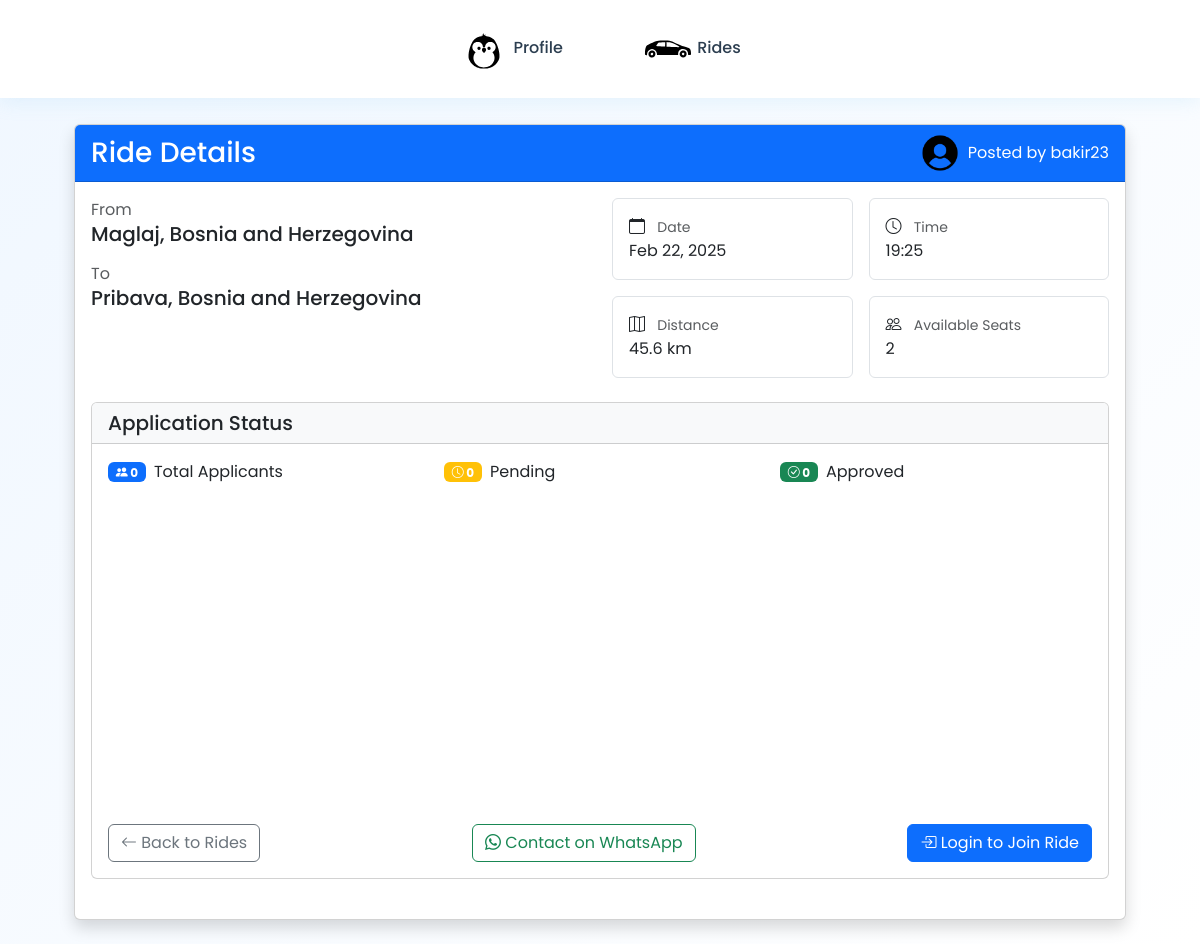
The page /rides/apply_for_ride/32/ on the database its author committed.
### base/models.py (models this page shows)
class User(AbstractUser):
    level = models.ForeignKey(UserLevel, on_delete=models.SET_NULL, null=True)
    km_passed = models.IntegerField(default=0)
    number_of_rides = models.IntegerField(default=0)
    profile_description = models.TextField(blank=True, null=True)
    phone_number_user = models.TextField(
        null=True,
        blank=True,
        default='387603067074',
        unique=False  # Explicitly set unique=False
    )
    path_to_profile_picture = models.CharField(default = "", max_length=20, null=True)
    class Meta:
        verbose_name = 'User'
        verbose_name_plural = 'Users'

class Ride(models.Model):
    start = models.CharField(max_length=50)
    end = models.CharField (max_length=50)
    distance = models.DecimalField(max_digits=10, decimal_places=2, default=0.00)
    travelers = models.IntegerField(default=1)
    duration = models.DurationField(null=True, blank=True)
    created_on = models.DateTimeField(default=timezone.now)  # Changed from auto_now_add
    start_date = models.DateTimeField(default=timezone.now)
    STATUS_CHOICES = [
        ('PREPARING', 'Preparing'),
        ('FINISHED', 'Finished'),
        ('CANCELED', 'Canceled'),
    ]
    status = models.CharField(
        max_length=10,
        choices=STATUS_CHOICES,
        default='PREPARING'
    )
    origin_place_id = models.CharField(max_length=255, null=True)
    origin_latitude = models.FloatField(default=0)
    origin_longitude = models.FloatField(default=0)
    destination_place_id = models.CharField(max_length=255, null=True)
    destination_latitude = models.FloatField(default=0)
    destination_longitude = models.FloatField(default=0)
    distance_km = models.FloatField(default=0)
    duration_text = models.CharField(max_length=100, null=True)
    selected_route_index = models.IntegerField(default=0)
    selected_route_polyline = models.TextField(default='')

### rides/views.py (the view)
# urls.py: path('apply_for_ride/<int:ride_id>/', ApplyForRideView.as_view(), name='apply_for_ride'),
class ApplyForRideView(DetailView):
    model = Ride
    template_name = 'apply.html'
    context_object_name = 'ride'
    pk_url_kwarg = 'ride_id'
    def get_object(self):
        return Ride.objects.annotate(
            applicant_count=Count('applications'),
            pending_count=Count('applications', filter=Q(applications__status='PENDING')),
            approved_count=Count('applications', filter=Q(applications__status='APPROVED'))
        ).get(pk=self.kwargs['ride_id'])
    def get_context_data(self, **kwargs):
        context = super().get_context_data(**kwargs)
        ride = self.get_object()
        print(f"DEBUG: Ride ID: {ride.id}")
        print(f"DEBUG: Applicant count: {ride.applicant_count}")
        print(f"DEBUG: Pending count: {ride.pending_count}")
        print(f"DEBUG: Approved count: {ride.approved_count}")
        driver_association = ride.riders.filter(is_driver=True).first()
        if driver_association:
            context['driver'] = driver_association.user
        else:
            context['driver'] = None
        return context

### rides/templates/apply.html (shortened to what this page needs)
{% extends 'base.html' %}
{% load static %}
{% block content %}
<div class="container py-4">
    <div class="card shadow">
        <div class="card-header bg-primary text-white d-flex justify-content-between align-items-center">
            <h3 class="mb-0">Ride Details</h3>
            <div class="d-flex align-items-center">
                {% if driver.path_to_profile_picture %}
                <img src="{% static 'base/profile_pictures/'|add:driver.path_to_profile_picture|default:'base/profile_pictures/default_avatar.png' %}"
                class="rounded-circle me-2"
                width="40"
                height="40"
                alt="Driver photo">
                {% else %}
                <img src="{% static 'base/profile_pictures/default_picture.png' %}"
                class="rounded-circle me-2"
                width="40"
                height="40"
                alt="Driver photo">
                {% endif %}
                <span>Posted by {{ driver.username }}</span>
            </div>
        </div>
        <div class="card-body">
            <div class="row mb-4">
                <div class="col-md-6">
                    <div class="mb-3">
                        <label class="text-muted">From</label>
                        <h5>{{ ride.start }}</h5>
                    </div>
                    <div>
                        <label class="text-muted">To</label>
                        <h5>{{ ride.end }}</h5>
                    </div>
                </div>
                <div class="col-md-6">
                    <div class="row g-3">
                        <div class="col-6">
                            <div class="p-3 border rounded">
                                <i class="bi bi-calendar me-2"></i>
                                <small class="text-muted">Date</small>
                                <div>{{ ride.start_date|date:"M d, Y" }}</div>
                            </div>
                        </div>
                        <div class="col-6">
                            <div class="p-3 border rounded">
                                <i class="bi bi-clock me-2"></i>
                                <small class="text-muted">Time</small>
                                <div>{{ ride.start_date|time:"H:i" }}</div>
                            </div>
                        </div>
                        <div class="col-6">
                            <div class="p-3 border rounded">
                                <i class="bi bi-map me-2"></i>
                                <small class="text-muted">Distance</small>
                                <div>{{ ride.distance_km|floatformat:1 }} km</div>
                            </div>
                        </div>
                        <div class="col-6">
                            <div class="p-3 border rounded">
                                <i class="bi bi-people me-2"></i>
                                <small class="text-muted">Available Seats</small>
                                <div>{{ ride.travelers }}</div>
                            </div>
                        </div>
                    </div>
                </div>
            </div>
            <div class="row mb-4">
                <div class="col-12">
                    <div class="card">
                        <div class="card-header bg-light">
                            <h5 class="mb-0">Application Status</h5>
                        </div>
                        <div class="card-body">
                            <div class="row">
                                <div class="col-md-4">
                                    <div class="d-flex align-items-center mb-3">
                                        <div class="badge bg-primary me-2">
                                            <i class="bi bi-people-fill"></i>
                                            {{ ride.applicant_count }}
                                        </div>
                                        <span>Total Applicants</span>
                                    </div>
                                </div>
                                <div class="col-md-4">
                                    <div class="d-flex align-items-center mb-3">
                                        <div class="badge bg-warning me-2">
                                            <i class="bi bi-clock"></i>
                                            {{ ride.pending_count }}
                                        </div>
                                        <span>Pending</span>
                                    </div>
                                </div>
                                <div class="col-md-4">
                                    <div class="d-flex align-items-center mb-3">
                                        <div class="badge bg-success me-2">
                                            <i class="bi bi-check-circle"></i>
                                            {{ ride.approved_count }}
                                        </div>
                                        <span>Approved</span>
                                    </div>
                                </div>
                            </div>
            <div class="mb-4">
                <div id="map" style="height: 300px;" class="rounded"></div>
            </div>
                    <div class="d-flex justify-content-between align-items-center">
            <a href="{% url 'rides' %}" class="btn btn-outline-secondary">
                <i class="bi bi-arrow-left"></i> Back to Rides
            </a>
            <a href="https://wa.me/{{ driver.phone_number_user }}?text=Hi%20there!%20I%20would%20like%20to%20know%20more%20about%20your%20services."
                target="_blank"
                class="btn btn-outline-success">
                    <i class="bi bi-whatsapp"></i> Contact on WhatsApp
                </a>
            <form method="post" class="d-inline">
                {% if user.is_authenticated %}
                <button type="button" class="btn btn-success" data-bs-toggle="modal" data-bs-target="#joinRideConfirmModal">
                    <i class="bi bi-check-lg"></i> Join This Ride
                </button>
            {% else %}
                <a href="{% url 'login:login' %}?next={{ request.path }}" class="btn btn-primary">
                    <i class="bi bi-box-arrow-in-right"></i> Login to Join Ride
                </a>
            {% endif %}
            </form>
        </div>
        </div>
    </div>
</div>
<link rel="stylesheet" href="https://cdn.jsdelivr.net/npm/bootstrap-icons@1.11.1/font/bootstrap-icons.css">
{% endblock %}

### base/templates/base.html (style rules this page uses)
:root { --primary-blue: #89CFF0; --secondary-blue: #B5E2FF; --dark-blue: #5B9BD5; --accent-blue: #4FB3E8; --background: #F0F7FF; --text-dark: #2C3E50; --shadow-color: rgba(137, 207, 240, 0.2); }
body { background: linear-gradient(135deg, var(--background) 0%, #FFFFFF 100%); min-height: 100vh; padding: 0; font-family: 'Poppins', sans-serif; }

### rows shown on the page
User: username "bakir23"
Ride: start "Maglaj, Bosnia and Herzegovina", end "Pribava, Bosnia and Herzegovina", start_date "Feb 22, 2025", start_date "19:25", distance_km "45.6", travelers "2", applicant_count "0", pending_count "0", approved_count "0"
